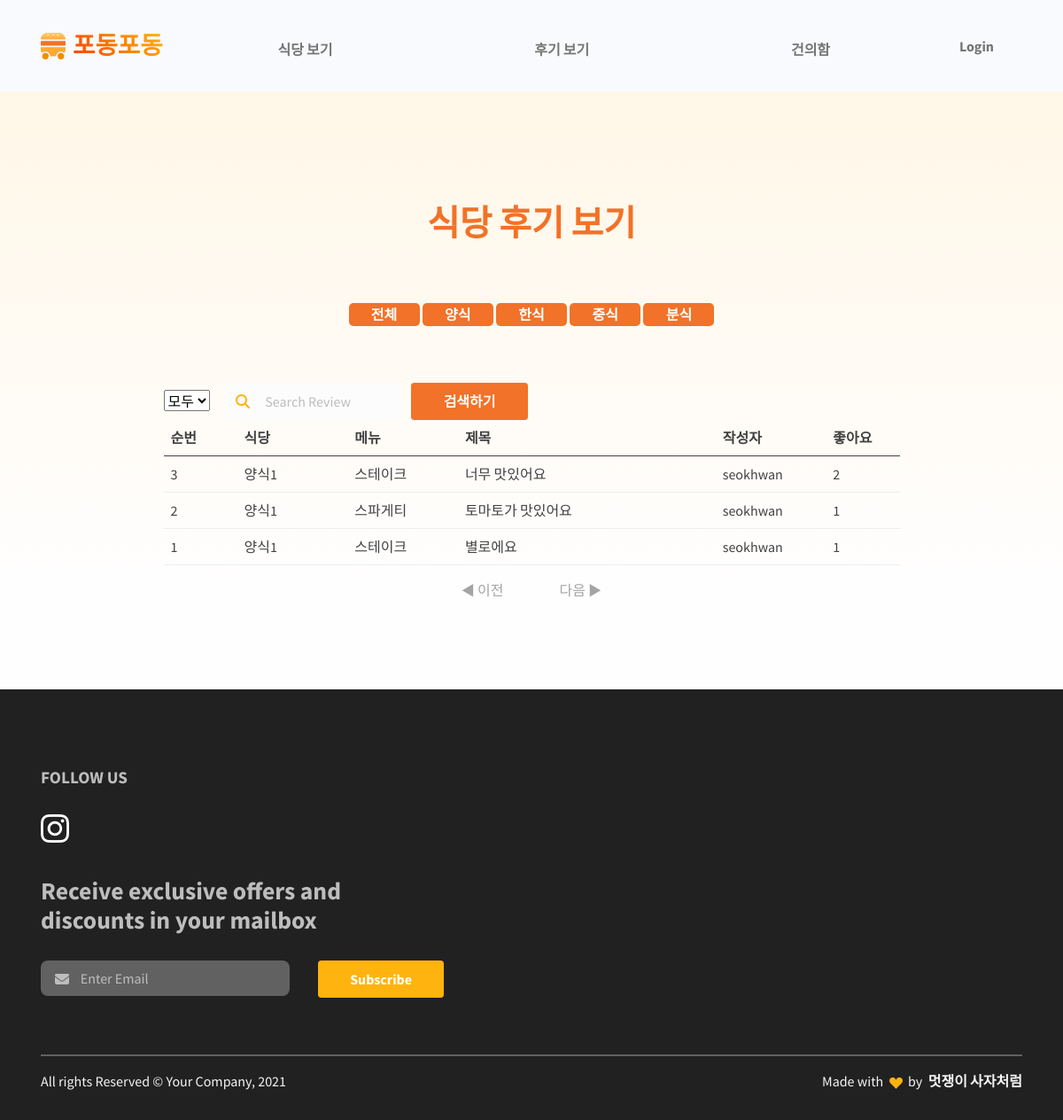
/review/, run on an earlier commit of the app's database.
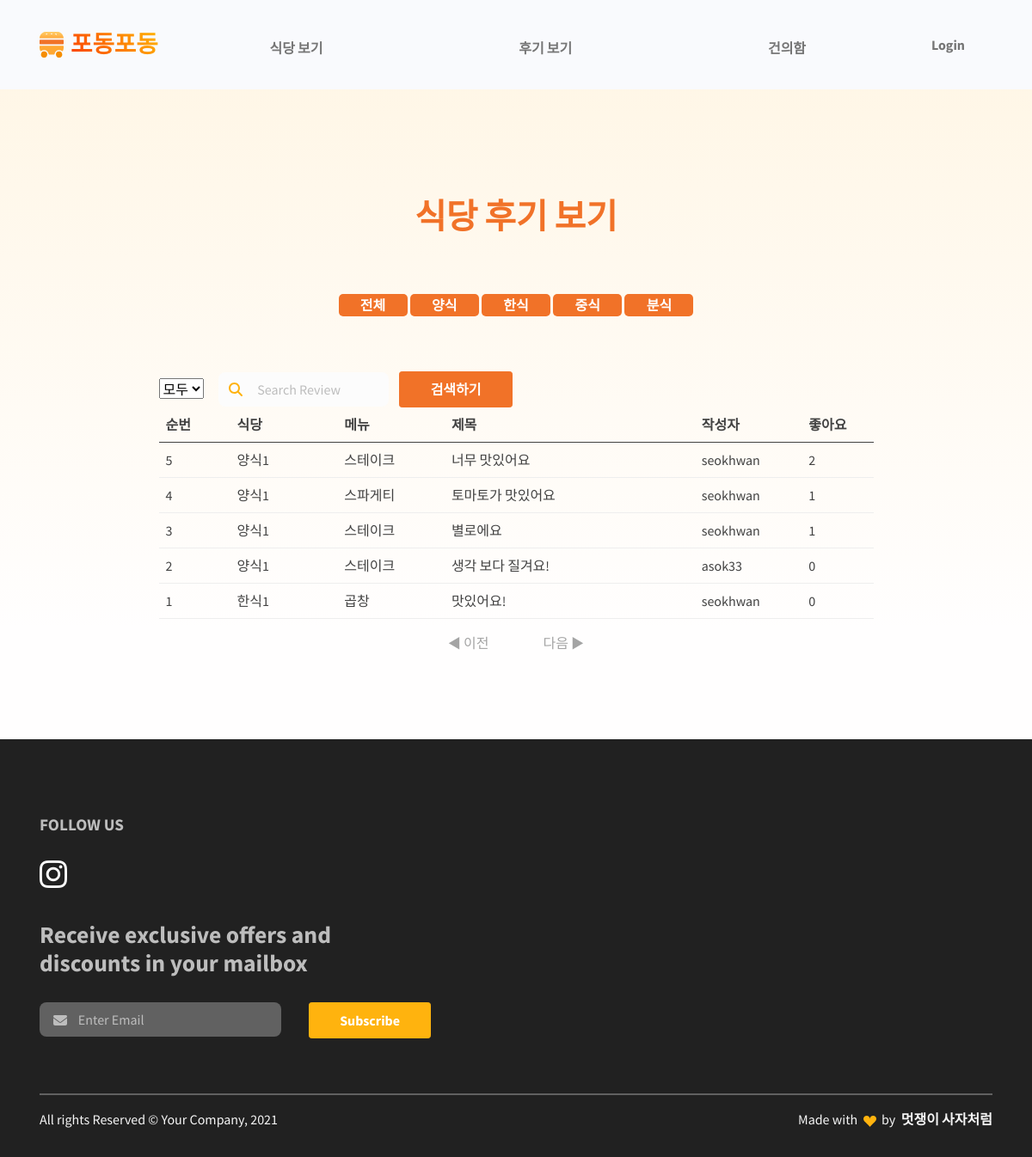
And on a later commit of the database.
### restaurant/models.py (models this page shows, shortened)
class Category(models.Model):
    id = models.AutoField(primary_key=True)
    name = models.CharField(max_length=20)

class Comment(models.Model):
    id = models.AutoField(primary_key=True)
    restaurant = models.ForeignKey(Restaurant, on_delete=models.CASCADE)
    menu = models.ForeignKey(FoodMenu, on_delete=models.CASCADE)
    content = models.TextField()
    thumbnail = models.ImageField(upload_to='comment/', blank=True)
    created_at = models.DateTimeField(auto_now_add=True)
    like_users = models.ManyToManyField(settings.AUTH_USER_MODEL, blank=True, related_name="like_comments")
    hate_users = models.ManyToManyField(settings.AUTH_USER_MODEL, blank=True, related_name="hate_comments")
    user = models.ForeignKey(settings.AUTH_USER_MODEL, on_delete=models.CASCADE, null=True)

class Restaurant(models.Model):
    id = models.AutoField(primary_key=True)
    category = models.ForeignKey(Category, on_delete=models.CASCADE)
    name = models.CharField(max_length=30)
    location = models.CharField(max_length=100)
    phone_number = models.CharField(max_length=15)
    business_open_hour = models.CharField(max_length=30)
    business_close_hour = models.CharField(max_length=30)
    thumbnail = models.ImageField(upload_to='images/', blank=True)
    follow_users = models.ManyToManyField(settings.AUTH_USER_MODEL, blank=True, related_name="follow_restaurants")

class FoodMenu(models.Model):
    id = models.AutoField(primary_key=True)
    restaurant = models.ForeignKey(Restaurant, on_delete=models.CASCADE)
    name = models.CharField(max_length=20)
    price = models.CharField(max_length=20)
    thumbnail = models.ImageField(upload_to='images/', blank=True)
    def __str__(self):
        return self.name

### review/views.py (the view)
# urls.py: path('review/', include('review.urls')),
def review(request):
    reviews = Comment.objects.all().annotate(like_count = Count('like_users')).order_by("-like_count", "-created_at")
    category = Category.objects.all()
    user = request.user
    paginator = Paginator(reviews, 10)
    page = request.GET.get("page") or 1
    pages = pages = paginator.get_page(page)
    context = {
        'reviews':reviews,
        'user':user,
        'category':category,
        'pages':pages,
    }
    return render(request, "review.html",context)

### review/templates/review.html (shortened to what this page needs)
{% extends 'base.html' %} {% load static %} {% block content %}
<section class="py-0 bg-primary-gradient">
    <div class="container">
      <div class="row justify-content-center g-0">
        <div class="col-xl-9">
          <div class="col-lg-6 text-center mx-auto mb-3 mb-md-5 mt-4">
            <h5 class="fw-bold text-danger fs-3 fs-lg-5 lh-sm my-6" style="margin-top:8rem !important;">식당 후기 보기</h5>
          </div>
          <div class="col-lg-7 mx-auto text-center mb-6">
                <div class="responsive">
                  <button class="bnt btn-danger" onclick="location.href='{% url 'review:review' %}'">전체</button>
                  {% for category in category %}
                    <button class="bnt btn-danger" onclick="location.href='{% url 'review:filter' category.id %}'">{{category.name}}</button>
                  {% endfor %}
                </div>
          </div>
          <form action="{% url 'review:SearchReview' %}" method="GET" class="row gx-2 gy-2 align-items-center">
            <div class="col-lg-1">
            <select name="category" id="category">
              <option value = "all" selected>모두</option>
            </select>
            </div>
            <div class="col-lg-3 input-group-icon pe-2">
              <i class="fas fa-search input-box-icon text-primary"></i>
              <input
                class="col-lg-3 form-control border-0 input-box bg-100"
                type="search"
                placeholder="Search Review"
                aria-label="Search"
                name="search_key"
                id="search_key"
                value="{{ search_key }}"
              />
            </div>
            <div class="d-grid gap-3 col-lg-2">
              <button class="btn btn-danger" type="submit">
                검색하기
              </button>
            </div>
          </form>
          <table class="table">
            <thead>
                <tr class="thead">
                    <th width=10%>순번</th>
                    <th width=15%>식당</th>
                    <th width=15%>메뉴</th>
                    <th width=35%>제목</th>
                    <th width=15%>작성자</th>
                    <th>좋아요</th>
                </tr>
            </thead>
            <tbody>
            {% for review in reviews %}
                <tr onclick="location.href='{% url 'restaurant:restaurant_detail' review.restaurant.id %}'">
                    <td>{{ forloop.revcounter }}</td>
                    <td>{{review.restaurant.name}}</td>
                    <td>{{review.menu}}</td>
                    <td>{{review.content}}</td>
                    <td>{{review.user}}</td>
                    <td>{{review.like_users.count}}</td>
                </tr>
            {% endfor %}
            </tbody>
          </table>
        </div>
      </div>
    </div>
  </section>
  <div class="page middle">
    {% if pages.has_previous %}
    <a href="?page={{pages.previous_page_number}}" class="page_click active">◀ 이전</a>
    {% else %}
    <a class="page_click nonactive">◀ 이전</a>
    {% endif %}
    {% if pages.has_next %}
    <a href="?page={{pages.next_page_number}}" class="page_click active">다음 ▶</a>
    {% else %}
    <a class="page_click nonactive">다음 ▶</a>
    {% endif %}
</div>
{% endblock %}

What changed in the data, as far as the page shows it:
added Comment: restaurant.name "양식1", menu "스테이크", content "생각 보다 질겨요!", user "asok33", like_users.count "0"
added Comment: restaurant.name "한식1", menu "곱창", content "맛있어요!", user "seokhwan", like_users.count "0"
